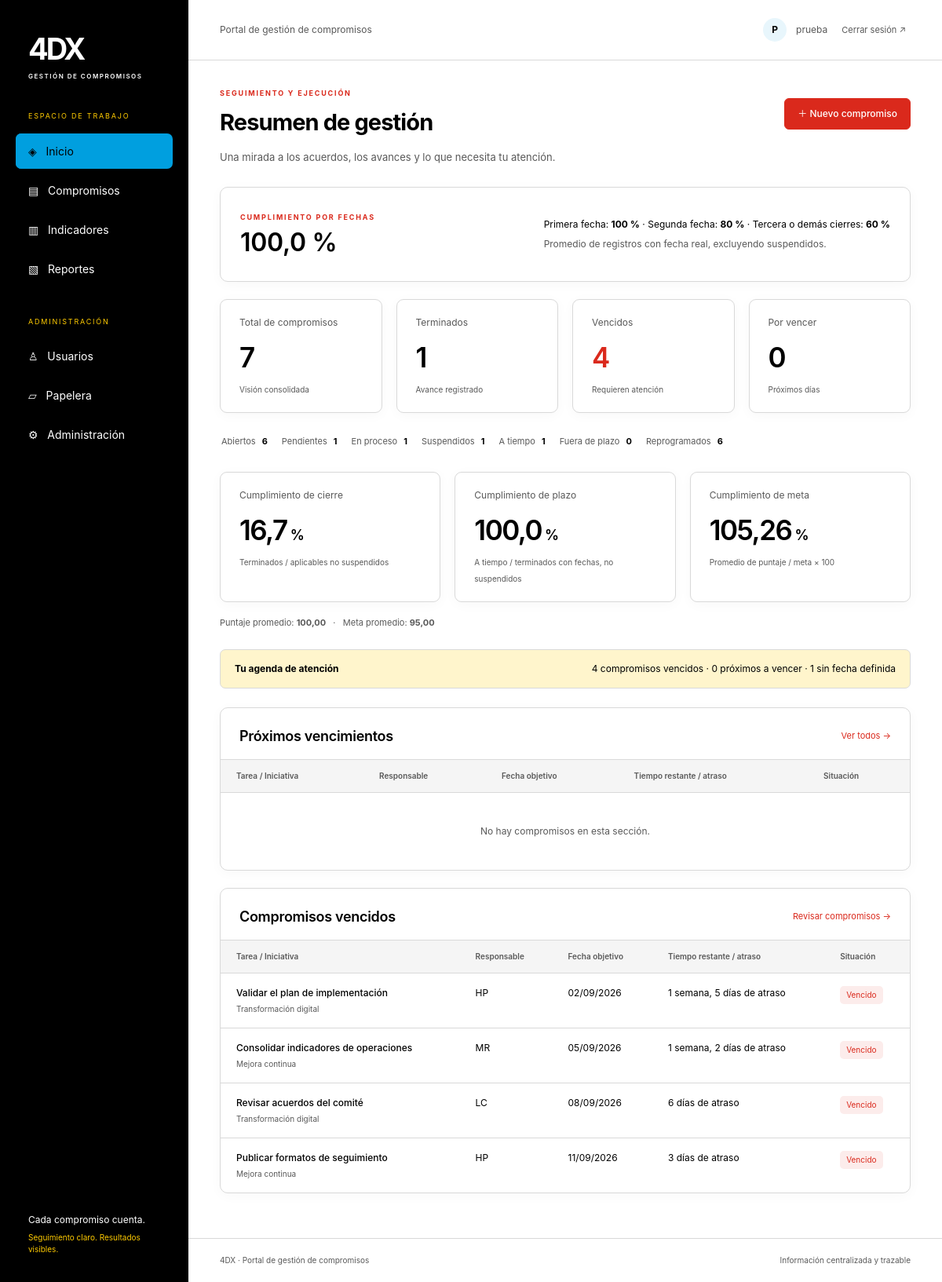
Screenshot of / (signed in) with the database file from the repository.
### compromisos/models.py (models this page shows, shortened)
class Compromiso(models.Model):
    compromiso_hch = models.BooleanField("Compromisos de HCH", default=False)
    tema = models.CharField("Tema", max_length=150, db_index=True)
    iniciativa = models.CharField("Iniciativa", max_length=250, db_index=True)
    tarea = models.TextField("Tarea")
    status = models.CharField("Estatus", max_length=30, db_index=True, choices=[("EC", "En curso"), ("S", "Suspendido"), ("T", "Terminado"), ("D", "Demorado")])
    meta = models.DecimalField(
        "Meta",
        max_digits=12,
        decimal_places=2,
        null=True,
        blank=True,
        validators=[MinValueValidator(0)],
    )
    responsable_pyp = models.CharField("Responsable", max_length=150, db_index=True)
    mes = models.CharField("Mes", max_length=30, blank=True, db_index=True)
    fecha_de_compromiso = models.DateField("Fecha de compromiso", null=True, blank=True)
    fecha_de_vencimiento = models.DateField(
        "Vencimiento", null=True, blank=True, db_index=True
    )
    fecha_real = models.DateField("Fecha real", null=True, blank=True, db_index=True)
    puntaje = models.DecimalField(
        "Puntaje",
        max_digits=12,
        decimal_places=2,
        null=True,
        blank=True,
        validators=[MinValueValidator(0)],
    )
    primera_fecha = models.DateField(null=True, blank=True)
    segunda_fecha = models.DateField(null=True, blank=True)
    tercera_fecha = models.DateField(null=True, blank=True)
    notas = models.TextField("Notas", blank=True)
    suspendida = models.BooleanField("Suspendida", default=False, db_index=True)
    created_at = models.DateTimeField(auto_now_add=True)
    updated_at = models.DateTimeField(auto_now=True)
    created_by = models.CharField(max_length=150, null=True, blank=True)
    updated_by = models.CharField(max_length=150, null=True, blank=True)
    deleted_at = models.DateTimeField(null=True, blank=True)
    objects = Activos()
    all_objects = models.Manager()
    class Meta:
        db_table = "compromisos"
        ordering = ["-created_at"]
        permissions = [
            ("restore_compromiso", "Puede restaurar compromisos"),
            ("purge_compromiso", "Puede eliminar definitivamente"),
        ]

### compromisos/views.py (the view)
# urls.py: path("", views.dashboard, name="dashboard"),
@login_required
def dashboard(request):
    qs = filtrar(request.GET)
    ctx = {
        "title": "Resumen de gestión",
        "k": metricas(qs),
        "proximos": qs.filter(situacion="Por vencer").order_by("objetivo")[:8],
        "vencidos": qs.filter(situacion="Vencido").order_by("objetivo")[:8],
        "today": timezone.localdate(),
    }
    return render(request, "dashboard.html", ctx)

### compromisos/models.py (called while the page is built)
    def get_queryset(self):
        return super().get_queryset().filter(deleted_at__isnull=True)

### compromisos/permissions.py (called while the page is built)
def admin(user):
    return user.is_authenticated and (
        user.is_superuser or user.groups.filter(name="Administrador").exists()
    )

def editor(user):
    return admin(user) or (
        user.is_authenticated and user.has_perm("compromisos.change_compromiso")
    )

def context(request):
    return {"can_edit": editor(request.user), "is_admin": admin(request.user)}

### compromisos/scoring.py (called while the page is built)
def expresion_puntaje():
    return Case(
        When(fecha_real__isnull=True, then=Value(None)),
        When(
            fecha_real__lte=F("primera_fecha"),
            then=Value(100),
        ),
        When(fecha_real__lte=F("segunda_fecha"), then=Value(80)),
        default=Value(60),
        output_field=IntegerField(),
    )

### compromisos/status.py (called while the page is built)
def expresion_estatus(hoy):
    return Case(
        When(suspendida=True, then=Value("S")),
        When(fecha_real__isnull=False, then=Value("T")),
        When(objetivo__lt=hoy, then=Value("D")),
        default=Value("EC"), output_field=CharField(),
    )

### templates/dashboard.html
{% extends 'base.html' %}{% block heading_actions %}{% if can_edit %}<a class="button" href="{% url 'nuevo' %}">＋ Nuevo compromiso</a>{% endif %}{% endblock %}{% block content %}<p class="intro">Una mirada a los acuerdos, los avances y lo que necesita tu atención.</p>{% include 'kpis.html' %}<div class="alert attention"><b>Tu agenda de atención</b><span>{{ k.vencidos }} compromisos vencidos · {{ k.proximos }} próximos a vencer · {{ k.sin_fecha }} sin fecha definida</span></div><section class="panel"><div class="panel-heading"><h2>Próximos vencimientos</h2><a href="/compromisos/?situacion=Por+vencer">Ver todos →</a></div>{% include 'upcoming.html' with rows=proximos %}</section><section class="panel"><div class="panel-heading"><h2>Compromisos vencidos</h2><a href="/compromisos/?situacion=Vencido">Revisar compromisos →</a></div>{% include 'upcoming.html' with rows=vencidos %}</section>{% endblock %}

### templates/base.html (shortened to what this page needs)
{% load static %}<!doctype html><html lang="es"><head><link rel="stylesheet" href="{% static 'css/portal.css' %}"></head><body>
<aside class="sidebar"><a class="brand" href="/">4DX<span>GESTIÓN DE COMPROMISOS</span></a><div class="workspace">ESPACIO DE TRABAJO</div><nav><a href="/" {% if request.path == '/' %}class="active"{% endif %}>◈ &nbsp; Inicio</a><a href="{% url 'listado' %}" {% if '/compromisos/' in request.path %}class="active"{% endif %}>▤ &nbsp; Compromisos</a><a href="{% url 'indicadores' %}" {% if '/indicadores/' in request.path %}class="active"{% endif %}>▥ &nbsp; Indicadores</a><a href="{% url 'reportes' %}" {% if '/reportes/' in request.path %}class="active"{% endif %}>▧ &nbsp; Reportes</a>{% if is_admin %}<div class="workspace">ADMINISTRACIÓN</div><a href="{% url 'usuarios' %}">♙ &nbsp; Usuarios</a><a href="{% url 'papelera' %}">▱ &nbsp; Papelera</a><a href="{% url 'estados' %}">⚙ &nbsp; Administración</a>{% endif %}</nav><div class="sidebar-foot">Cada compromiso cuenta.<small>Seguimiento claro. Resultados visibles.</small></div></aside>
<div class="main"><header class="topbar"><span>Portal de gestión de compromisos</span><div class="account"><span class="avatar">{{ user.username|first|upper }}</span>{{ user.get_full_name|default:user.username }}<form method="post" action="{% url 'logout' %}">{% csrf_token %}<button class="link">Cerrar sesión ↗</button></form></div></header><main><div class="page-heading"><div><div class="eyebrow">SEGUIMIENTO Y EJECUCIÓN</div><h1>{{ title }}</h1></div>{% block heading_actions %}{% endblock %}</div>{% for message in messages %}<div class="alert" role="status">{{ message }}</div>{% endfor %}{% block content %}{% endblock %}</main><footer>4DX · Portal de gestión de compromisos <span>Información centralizada y trazable</span></footer></div></body></html>

### templates/upcoming.html
<div class="table-wrap"><table><thead><tr><th>Tarea / Iniciativa</th><th>Responsable</th><th>Fecha objetivo</th><th>Tiempo restante / atraso</th><th>Situación</th></tr></thead><tbody>{% for c in rows %}<tr><td><a class="task" href="{% url 'detalle' c.pk %}">{{ c.tarea }}</a><small>{{ c.iniciativa }}</small></td><td>{{ c.responsable_pyp }}</td><td>{{ c.objetivo|date:'d/m/Y' }}</td><td>{% if c.objetivo < today %}{{ c.objetivo|timesince:today }} de atraso{% else %}{{ c.objetivo|timeuntil:today }}{% endif %}</td><td><span class="badge" data-status="{{ c.situacion }}">{{ c.situacion }}</span></td></tr>{% empty %}<tr><td colspan="5" class="empty">No hay compromisos en esta sección.</td></tr>{% endfor %}</tbody></table></div>

### rows the page displays
Compromiso: tarea "Validar el plan de implementación", iniciativa "Transformación digital", responsable_pyp "HP", objetivo "02/09/2026", objetivo "1 semana, 5 días", situacion "Vencido"
Compromiso: tarea "Consolidar indicadores de operaciones", iniciativa "Mejora continua", responsable_pyp "MR", objetivo "05/09/2026", objetivo "1 semana, 2 días", situacion "Vencido"
Compromiso: tarea "Revisar acuerdos del comité", iniciativa "Transformación digital", responsable_pyp "LC", objetivo "08/09/2026", objetivo "6 días", situacion "Vencido"
Compromiso: tarea "Publicar formatos de seguimiento", iniciativa "Mejora continua", responsable_pyp "HP", objetivo "11/09/2026", objetivo "3 días", situacion "Vencido"

### other values shown
{{ user.username|first|upper }} "P"
{{ user.get_full_name|default:user.username }} "prueba"
{{ title }} "Resumen de gestión"
{{ k.cumplimiento_fechas|floatformat:1|default:'—' }} "100,0"
{{ k.total }} "7"
{{ k.terminados }} "1"
{{ k.vencidos }} "4"
{{ k.proximos }} "0"
{{ k.abiertos }} "6"
{{ k.pendientes }} "1"
{{ k.proceso }} "1"
{{ k.suspendidos }} "1"
{{ k.a_tiempo }} "1"
{{ k.fuera_plazo }} "0"
{{ k.reprogramados }} "6"
